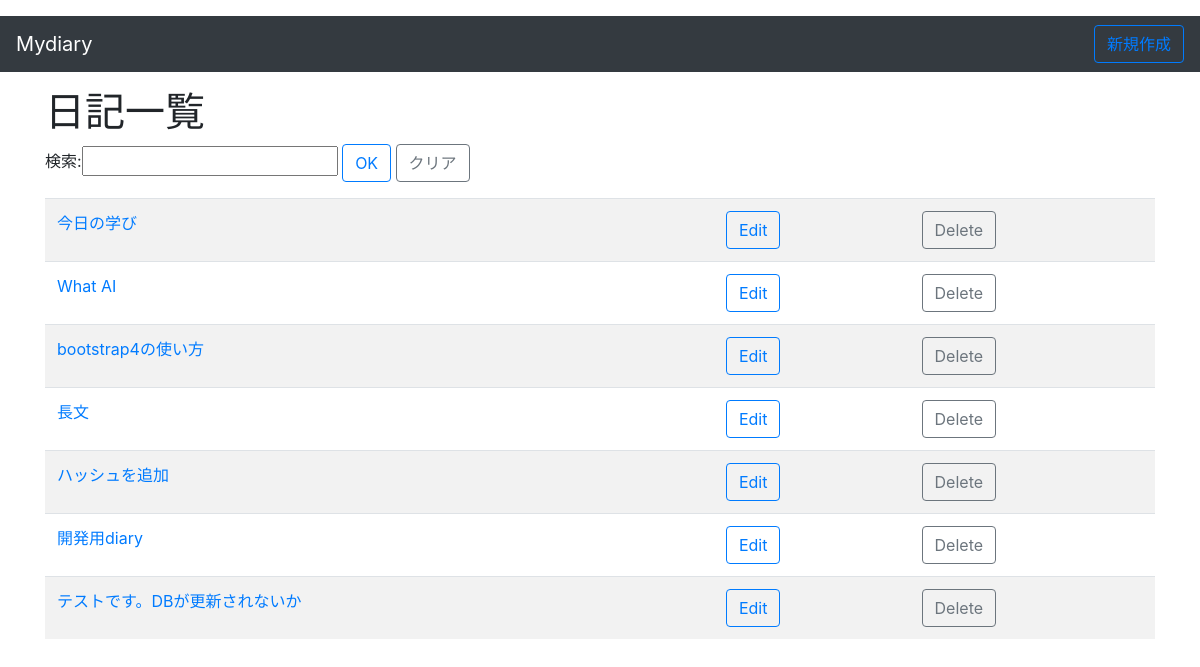
The app's page /, older data.
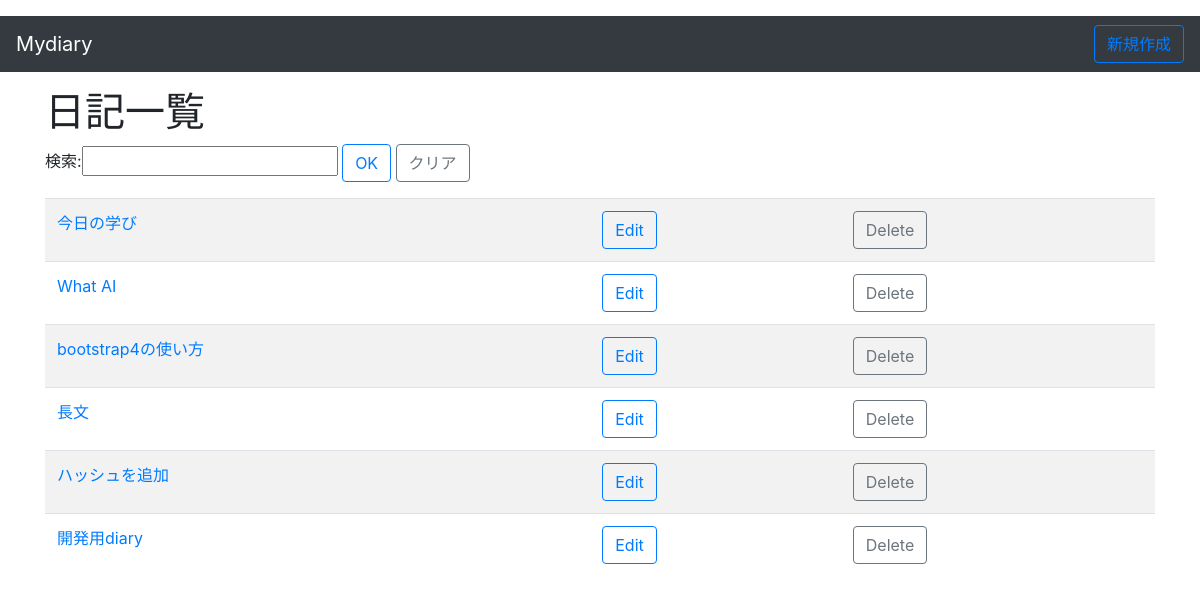
The same page, newer data.
### mydiary/models.py (models this page shows, shortened)
class Document(models.Model):
    title = models.CharField(max_length=100)
    content = models.TextField()
    related_hash = models.CharField(max_length=50, blank=True)
    day = models.DateField(default=timezone.now)

### mydiary/views.py (the view)
# urls.py: path('', views.index, name='index'),
def index(request):
    searchform = SearchForm(request.GET)
    if searchform.is_valid(): #=>値があるかどうか
        keyword = searchform.cleaned_data['keyword']
        data = Document.objects.filter(content__contains=keyword)
    else:
        searchform = SearchForm()
        data = Document.objects.all()
    params = {
        'title': '日記一覧',
        'data': data,
        'search': searchform,
    }
    return render(request, 'mydiary/index.html', params)

### mydiary/forms.py
class SearchForm(forms.Form):
    keyword = forms.CharField(label = '検索', max_length=100)

### mydiary/templates/mydiary/index.html
{% extends './base.html' %}
{% load bootstrap4 %}
{% block content %}
    <h1>{{title}}</h1>
    {% if data %}
	    <form action='{% url "index" %}' method='get'>
	        <div class='form-group'>
	            {{ search }}
	            <input type="submit" class="btn btn-outline-primary" value="OK">
	            <a href="{% url 'index' %}" class="btn btn-outline-secondary">クリア</a>
	        </div>
	    </form>
    {% endif %}
    <table class="table table-striped table-hover">
        {% for item in data %}
            <tr>
                <td><a href="{% url 'detail' item.id %}">{{item.title}}</td>
                <td><a href="{% url 'edit' item.id %}" class="btn btn-outline-primary">Edit</a></td>
                <td><a href="{% url 'delete' item.id %}" class="btn btn-outline-secondary">Delete</a></td>
            </tr>
        {% endfor %}
    </table>
{% endblock %}

Row changes from the older to the newer data that the page shows:
removed Document: title "テストです。DBが更新されないか"
